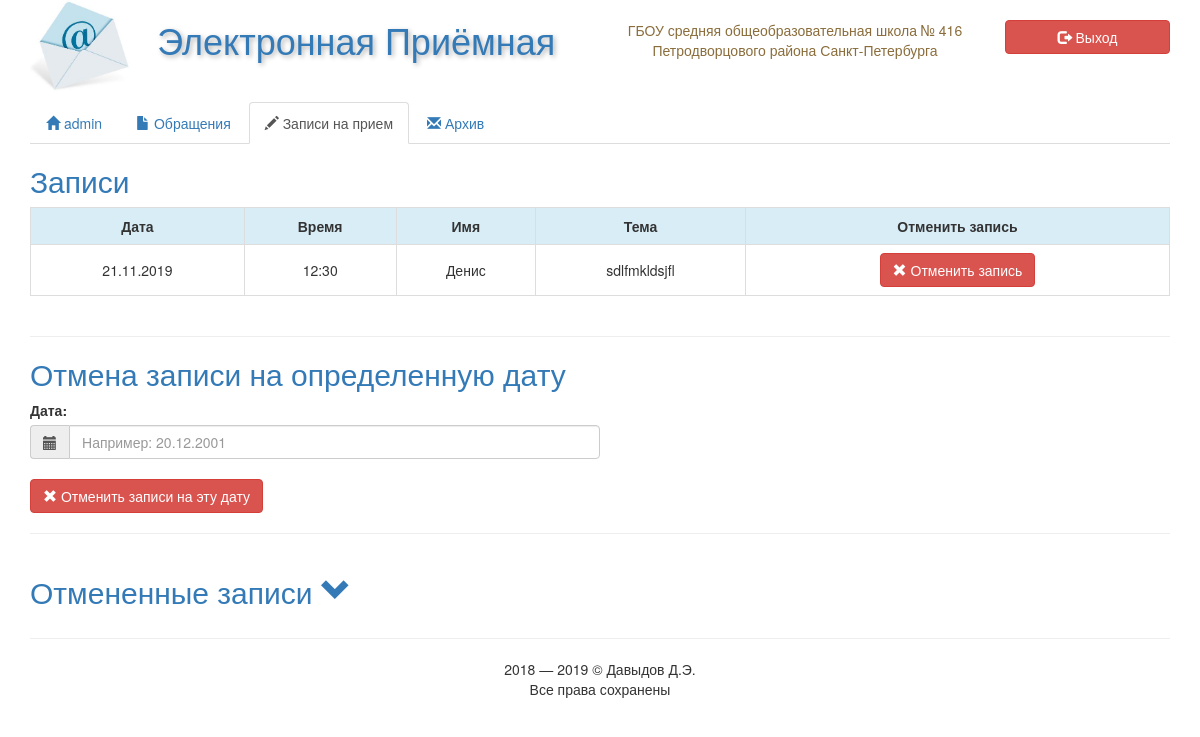
Page /resources/admin/user=admin-appointments.php (signed in) on the committed database.
### tables this page shows
CREATE TABLE `appointments` (
  `id` int(11) NOT NULL,
  `day` varchar(10) NOT NULL,
  `time` varchar(5) NOT NULL,
  `status` varchar(9) NOT NULL,
  `name` varchar(150) NOT NULL,
  `mail` varchar(100) NOT NULL,
  `theme` varchar(200) NOT NULL
);

### resources/admin/user=admin-appointments.php (the view, shortened to what this page needs)
<!DOCTYPE html>
<html lang="ru">
<head>
	<?php
		include('../../templates/head.php');
	?>
</head>
<body>
	<div class="container">
		<div class="row">
			<?php
				include('../../templates/header.php');
			?>
			<div class="col-xs-12">
				<ul class="nav nav-tabs">
					<li role="presentation"><a href="<?php $_SESSION['page'] = 'admin/user=admin'; echo 'resources/'.$_SESSION['page'].'.php' ?>" style="cursor: pointer;"><span class="glyphicon glyphicon-home"></span> <?php echo  $_SESSION['name']; ?> </a></li>
					<li role="presentation"><a href="<?php echo 'resources/'.$_SESSION['page'].'-appeals.php'; ?>"><span class="glyphicon glyphicon-file"></span> Обращения </a></li>
					<li role="presentation" class="active"><a href="<?php echo 'resources/'.$_SESSION['page'].'-appointments.php'; ?>"><span class="glyphicon glyphicon-pencil"></span> Записи на прием </a></li>
					<li role="presentation"><a href="#"><span class="glyphicon glyphicon-envelope"></span> Архив </a></li>
				</ul>
			</div>
			<div class="col-xs-12">
					<h2 class="text-primary">Записи</h2>
						<div class="table-responsive">
							<table class="table table-hover table-bordered text-center">
								<tr class="info">
									<td><strong>Дата</strong></td>
									<td><strong>Время</strong></td>
									<td><strong>Имя</strong></td>
									<td><strong>Тема</strong></td>
									<td><strong>Отменить запись</strong></td>
								</tr>
								<?php
							        $query = 'SELECT `day`, `time`, `name`, `theme`, `id` FROM appointments WHERE `status`="Занята" order by `id` asc';
							        $result = mysql_query($query);
							        $count_write_button=0;
							        $count_date = 0;
							        $count = 0;
							        while ($line = mysql_fetch_array($result, MYSQL_ASSOC)) {
							        	echo "\t<tr>\n";
						                foreach ($line as $col_value) {
						                	if ($count == 0) {
						                		if ($count_date != 0) {
								                	if ($count_write_button != 3) {
									                		echo "\t\t<td>$col_value</td>\n";
									                	} else {
									                		$id = $col_value;
									                		 echo '<td><form method="POST"><button type="submit" value="'.$id.'" class="btn btn-danger" name="status_appointments"><span class="glyphicon glyphicon-remove"></span> Отменить запись </button></form></td>';
									                	}
									                $count_write_button++;
							                	} else {
							                		$date = date("d.m.Y");
							                		if (strtotime($col_value) > strtotime($date)){
							                			echo "\t\t<td>$col_value</td>\n";
							                    		$count_date = 1;
							                		} else $count++;
							                	}
						                	}
						                }
						                $count = 0;
						                $count_date = 0;
						                $count_write_button = 0;
							            echo "\t</tr>\n";
							        }
								?>
							</table>
						</div>
			</div>
			<div class="col-xs-12">
				<hr/>
				<form action="" method="POST">
					<h2 class="text-primary">Отмена записи на определенную дату</h2>
					<label>Дата:</label>
					<div class="input-group col-xs-12 col-sm-8 col-md-6">
						  <span class="input-group-addon" id="basic-addon1"><span class="glyphicon glyphicon-calendar"></span></span>
						  <input type="text" name="day" autocomplete="off" minlength="10" maxlength="10" required="" class="form-control" placeholder="Например: 20.12.2001" aria-describedby="basic-addon1">
					</div><br/>
						<button type="submit" class="btn btn-danger" name="canceled"><span class="glyphicon glyphicon-remove"></span> Отменить записи на эту дату </button><hr/>
				</form>
			</div>
			<div class="col-xs-12">
				<a onclick="$('#canseled_table').slideToggle('slow');" style="cursor: pointer; text-decoration: none;">
				<h2 class="text-primary"> Отмененные записи <span class="glyphicon glyphicon-chevron-down"></span></h2>
				</a>
			</div>
			<div class="col-xs-12 text-center">
				<?php include('../../templates/footer.php'); ?>
			</div>
		</div>
	</div>
</body>
</html>

### style.css (style rules this page uses)
html { height: 100%; }
body { margin: 0; position: relative; min-height: 100%; padding-bottom: 100px; }
.table>tbody>tr>td, .table>tbody>tr>th, .table>tfoot>tr>td, .table>tfoot>tr>th, .table>thead>tr>td, .table>thead>tr>th { vertical-align: middle; }

### rows in the picture
appointments: day "21.11.2019", time "12:30", name "Денис", theme "sdlfmkldsjfl", $id 2 (drawn)

### other values in the picture
$_SESSION['name'] "admin"
